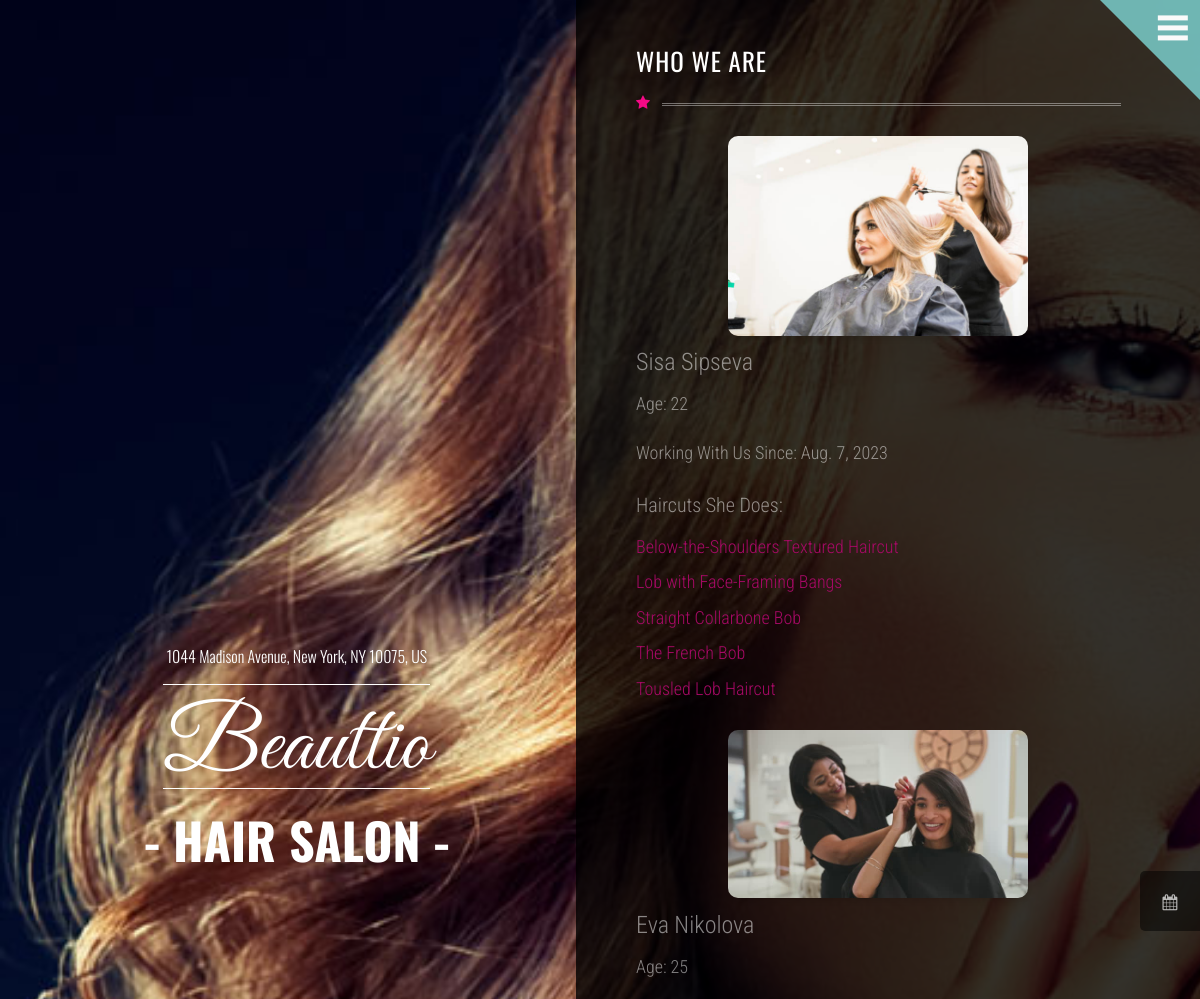
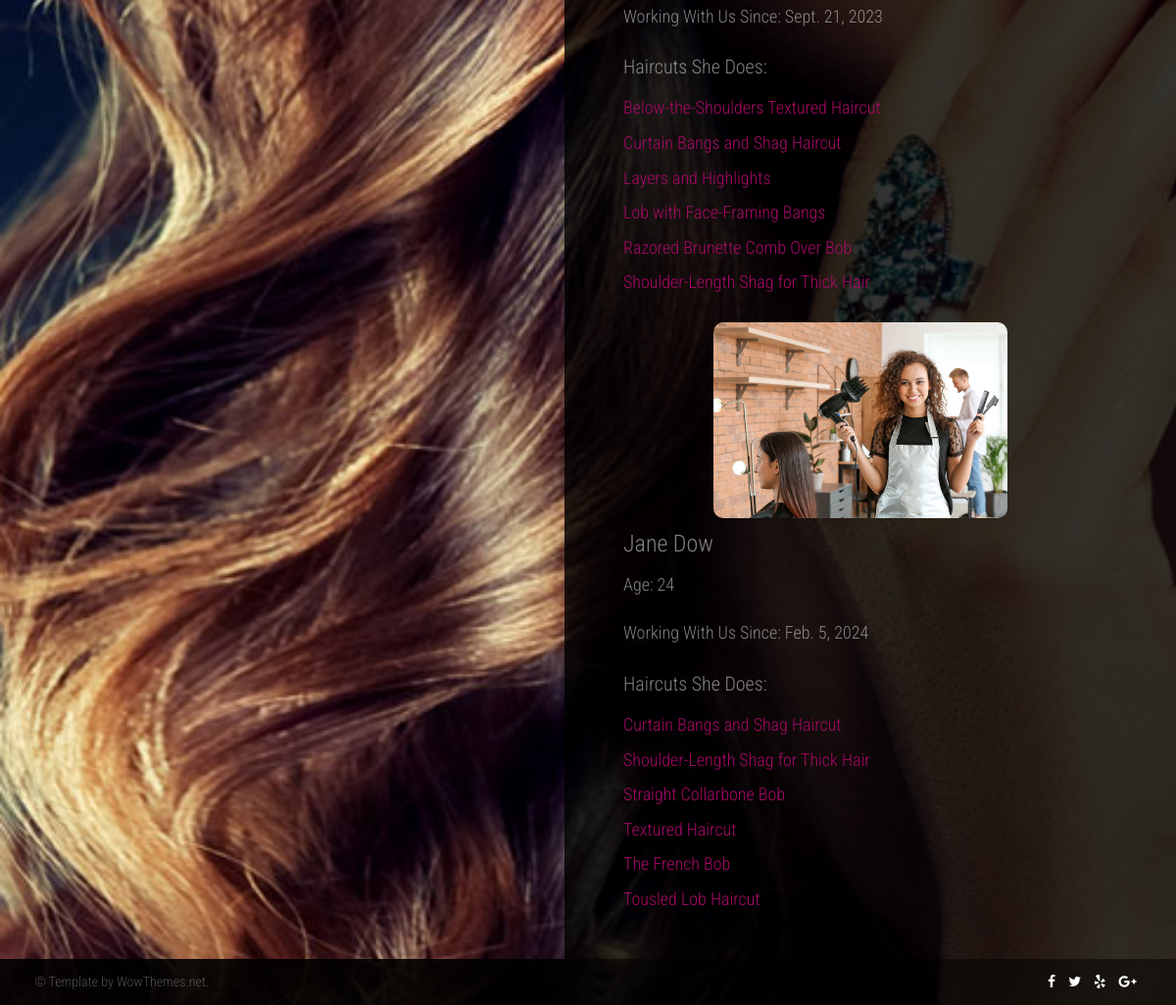
The page /about/ on the database its author committed (2 pictures, top to bottom).
### HairSaloon/hairdressers/models.py (models this page shows, shortened)
class HairDresser(models.Model):
    GENDER_CHOICES = (
        ('male', 'male'),
        ('female', 'female'),
    )
    BACKGROUND_MAX_LENGTH = 500
    GENDER_MAX_LENGTH = 6
    NAME_MAX_LENGTH = 150
    PHOTO_UPLOAD_DIR = 'hairdressers/'
    name = models.CharField(max_length=NAME_MAX_LENGTH)
    date_of_birth = models.DateField(blank=True, null=True)
    background = models.TextField(max_length=500, blank=True, null=True)
    gender = models.CharField(max_length=6, choices=GENDER_CHOICES, blank=True, null=True)
    working_since = models.DateField(blank=True, null=True)
    photo = models.ImageField(upload_to=PHOTO_UPLOAD_DIR, blank=True, null=True)
    services = models.ManyToManyField(
        to=Service,
        related_name='hairdressers'
    )
    user = models.OneToOneField(
        to=UserModel,
        on_delete=models.CASCADE,
        related_name='hairdresser_profile',
        null=True,
    )
    @property
    def age(self):
        return datetime.today().year - self.date_of_birth.year

### HairSaloon/services/models.py (models this page shows, shortened)
class Service(models.Model):
    M_F_C_CHOICE = (
        ('male', 'male'),
        ('female', 'female'),
        ('child', 'child'),
    )
    class Meta:
        ordering = ['name', ]
    name = models.CharField(max_length=100, unique=True)
    male_female_child = models.CharField(max_length=6, choices=M_F_C_CHOICE)
    description = models.TextField()
    duration = models.IntegerField(help_text="Duration in minutes")
    price = models.DecimalField(max_digits=6, decimal_places=2)
    haircut_url = models.URLField(max_length=1024, blank=True, null=True)
    haircut_photo = models.ImageField(upload_to='haircut_images/', blank=True, null=True)

### HairSaloon/common/views.py (the view)
# urls.py: path('about/', AboutView.as_view(), name='about'),
class AboutView(views.ListView):
    template_name = 'common/about.html'
    queryset = HairDresser.objects.all()

### templates/common/about.html (shortened to what this page needs)
{% extends 'base.html' %}
{% load static %}
{% block content %}
    <body style="background-image:url('{% static 'img/bg7.jpg' %}');background-attachment:fixed;background-size:cover;">
    {% include 'partials/menu_and_calendar.html' %}
    <div class="container">
        <div class="logoarea">
            <div class="intro">
                <h1><span class="smaller wow zoomIn" data-wow-duration="2s" data-wow-delay="0.5">1044 Madison Avenue, New York, NY 10075, US</span>
                    <span class="big wow pulse" data-wow-duration="1s" data-wow-delay="0s">Beauttio</span>
                    <span class="small wow fadeIn" data-wow-duration="2s" data-wow-delay="0.5s">- HAIR SALON -</span>
                </h1>
            </div>
        </div>
        <div class="pagearea">
            <h1 class="page-headline">WHO WE ARE</h1>
            <i class="iconstartitle textmagenta fa fa-star"></i>
            {% for hairdresser in object_list %}
                {% include 'partials/hairdresser_card.html' %}
            {% endfor %}
        </div>
    </div>
    {% include 'partials/footer.html' %}
    </body>
{% endblock %}

### templates/base.html
{% load static %}
<!DOCTYPE html>
<html lang="en">
{% include 'partials/header.html' %}
{% block content %}
{% endblock %}
</html>

### templates/partials/header.html (shortened to what this page needs)
{% load static %}
<head>
    <link href="{% static 'css/style.css' %}" rel="stylesheet">
    <link rel="stylesheet" href="https://maxcdn.bootstrapcdn.com/font-awesome/4.5.0/css/font-awesome.min.css">
    <link href='https://cdnjs.cloudflare.com/ajax/libs/fullcalendar/4.2.0/core/main.min.css' rel='stylesheet'/>
    <link href='https://cdnjs.cloudflare.com/ajax/libs/fullcalendar/4.2.0/daygrid/main.min.css' rel='stylesheet'/>
</head>

### templates/partials/menu_and_calendar.html (shortened to what this page needs)
<div class="menu-outer">
    <div class="menu-icon">
        <div class="bar"></div>
        <div class="bar"></div>
        <div class="bar"></div>
    </div>
</div>
<a href="#">
    <div class="fixedcallicon">
        <i class="fa fa-calendar"></i>
    </div>
</a>

### templates/partials/hairdresser_card.html
<div class="hairdresser-detail-container">
    <div class="hairdresser-photo">
        {% if hairdresser.photo %}
            <img src="{{ hairdresser.photo.url }}" alt="{{ hairdresser.name }}">
        {% else %}
            <p>No photo available.</p>
        {% endif %}
    </div>
    <div class="hairdresser-info">
        <h2>{{ hairdresser.name }}</h2>
        <p>Age: {{ hairdresser.age }}</p>
        <p>Working With Us Since: {{ hairdresser.working_since }}</p>
        <h3>Haircuts She Does:</h3>
        <ul>
            {% for service in hairdresser.services.all %}
                <li>
                    <a href="{% url 'detail service' pk=service.pk %}">{{ service.name }}</a>
                </li>
            {% endfor %}
        </ul>
    </div>
</div>

### templates/partials/footer.html (shortened to what this page needs)
<footer class="footer">
    <div class="container">
        <div class="pull-left">&copy; Template by WowThemes.net.</div>
        <div class="pull-right">
            <div class="footericons">
                <a href="#"><i class="fa fa-facebook"></i></a>
                <a href="#"><i class="fa fa-twitter"></i></a>
                <a href="#"><i class="fa fa-yelp"></i></a></a>
                <a href="#"><i class="fa fa-google-plus"></i></a>
            </div>
        </div>
    </div>
</footer>

### templates/partials/script_other_page.html (shortened to what this page needs)
{% load static %}

### rows shown on the page
HairDresser: photo (picture), name "Sisa Sipseva", age "22", working_since "Aug. 7, 2023"
Service: name "Below-the-Shoulders Textured Haircut"
Service: name "Lob with Face-Framing Bangs"
Service: name "Straight Collarbone Bob"
Service: name "The French Bob"
Service: name "Tousled Lob Haircut"
HairDresser: photo (picture), name "Eva Nikolova", age "25", working_since "Sept. 21, 2023"
Service: name "Curtain Bangs and Shag Haircut"
Service: name "Layers and Highlights"
Service: name "Razored Brunette Comb Over Bob"
Service: name "Shoulder-Length Shag for Thick Hair"
HairDresser: photo (picture), name "Jane Dow", age "24", working_since "Feb. 5, 2024"
Service: name "Textured Haircut"
